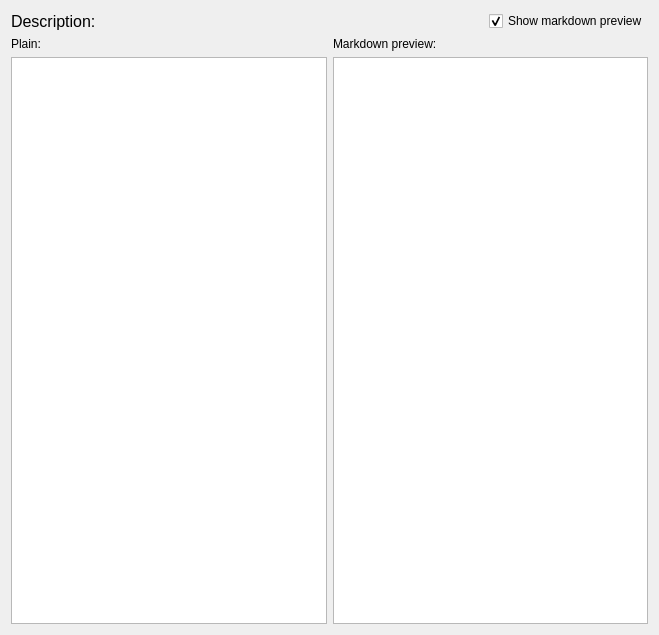
<?xml version="1.0" encoding="UTF-8"?>
<ui version="4.0">
 <class>CourseUnitDescription</class>
 <widget class="QWidget" name="CourseUnitDescription">
  <property name="geometry">
   <rect>
    <x>0</x>
    <y>0</y>
    <width>659</width>
    <height>635</height>
   </rect>
  </property>
  <property name="windowTitle">
   <string>Form</string>
  </property>
  <layout class="QVBoxLayout" name="verticalLayout">
   <item>
    <layout class="QHBoxLayout" name="horizontalLayout_5">
     <item>
      <widget class="QLabel" name="label_10">
       <property name="font">
        <font>
         <pointsize>12</pointsize>
        </font>
       </property>
       <property name="text">
        <string>Description:</string>
       </property>
      </widget>
     </item>
     <item alignment="Qt::AlignRight">
      <widget class="QCheckBox" name="markDownShow">
       <property name="text">
        <string>Show markdown preview</string>
       </property>
       <property name="checked">
        <bool>true</bool>
       </property>
      </widget>
     </item>
    </layout>
   </item>
   <item>
    <layout class="QGridLayout" name="gridLayout_2">
     <item row="1" column="0">
      <widget class="QTextEdit" name="descrPanel"/>
     </item>
     <item row="0" column="1">
      <widget class="QLabel" name="markdownPreviewLabel">
       <property name="text">
        <string>Markdown preview:</string>
       </property>
      </widget>
     </item>
     <item row="0" column="0">
      <widget class="QLabel" name="label_11">
       <property name="text">
        <string>Plain:</string>
       </property>
      </widget>
     </item>
     <item row="1" column="1">
      <widget class="QTextEdit" name="markDownPreview">
       <property name="readOnly">
        <bool>true</bool>
       </property>
      </widget>
     </item>
    </layout>
   </item>
  </layout>
 </widget>
 <resources/>
 <connections/>
</ui>
